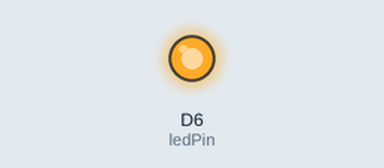
The program below on a simulated Arduino Uno R4 WiFi. Shown: output pins drawn as LEDs (lit = HIGH).

Above: at 0.7 s.
At 5.2 s:
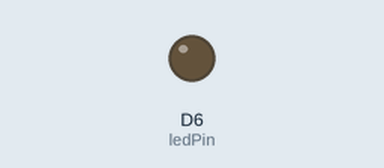
Timing chart, 0 to 6.9 s (numbered marks = the images above):
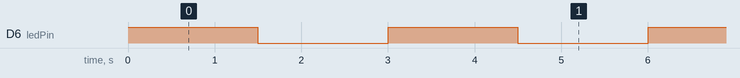

The program:

main.cpp
```cpp
#include <Arduino.h>

// Sets the Variable ledPin to digital pin 6 on the Arduino Board
// This is not necessary makes connected element to the pin known
// Global variable so it can be used within any function
const int ledPin = 6;

// Anything within this function runs once
void setup() {
  // Sets the ledPin (Pin 6) to OUTPUT a signal
  pinMode(ledPin, OUTPUT);
}

// Anything within this function, will loop over and over again while the arduino is powered
void loop() {
  // Voltage (5 V) is sent to ledPin
  digitalWrite(ledPin, HIGH);
  // In units of Milliseconds, Delays the next line of code for 1.5 seconds
  delay(1500);
  // Voltage is no longer sent to ledPin
  digitalWrite(ledPin, LOW);
  // Another 1.5 second delay before looping back to the first line in the loop
  delay(1500);
}
```

Measured:
- by itself, D6 (ledPin): alternates HIGH for 1.5 s and LOW for 1.5 s
